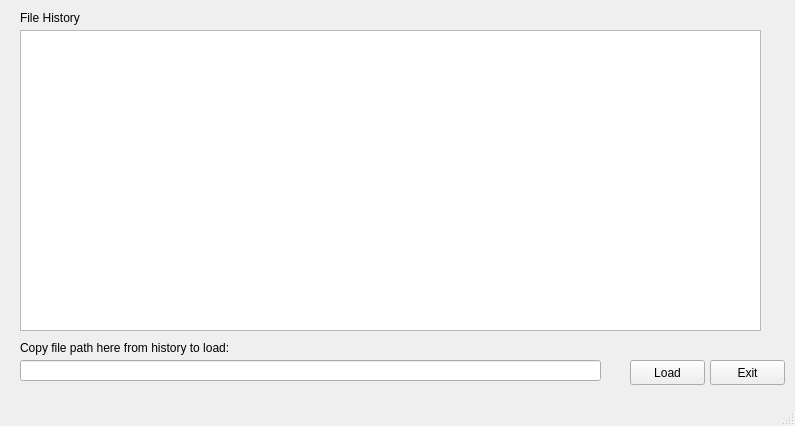
<?xml version="1.0" encoding="UTF-8"?>
<ui version="4.0">
 <class>TextWindowHistory</class>
 <widget class="QMainWindow" name="TextWindowHistory">
  <property name="geometry">
   <rect>
    <x>0</x>
    <y>0</y>
    <width>795</width>
    <height>426</height>
   </rect>
  </property>
  <property name="windowTitle">
   <string>File History</string>
  </property>
  <property name="windowIcon">
   <iconset>
    <normaloff>BOUTguilogo.png</normaloff>BOUTguilogo.png</iconset>
  </property>
  <widget class="QWidget" name="centralwidget">
   <widget class="QTextBrowser" name="textBrowser">
    <property name="geometry">
     <rect>
      <x>20</x>
      <y>30</y>
      <width>741</width>
      <height>301</height>
     </rect>
    </property>
    <property name="toolTip">
     <string>Text display of the current files history</string>
    </property>
   </widget>
   <widget class="QPushButton" name="pushButton">
    <property name="geometry">
     <rect>
      <x>710</x>
      <y>360</y>
      <width>75</width>
      <height>25</height>
     </rect>
    </property>
    <property name="toolTip">
     <string>Close window</string>
    </property>
    <property name="text">
     <string>Exit</string>
    </property>
   </widget>
   <widget class="QLineEdit" name="lineEdit">
    <property name="geometry">
     <rect>
      <x>20</x>
      <y>360</y>
      <width>581</width>
      <height>21</height>
     </rect>
    </property>
    <property name="toolTip">
     <string>Copy file path to here</string>
    </property>
   </widget>
   <widget class="QPushButton" name="pushButton_2">
    <property name="geometry">
     <rect>
      <x>630</x>
      <y>360</y>
      <width>75</width>
      <height>25</height>
     </rect>
    </property>
    <property name="toolTip">
     <string>Loads the copied file path if correct type</string>
    </property>
    <property name="text">
     <string>Load</string>
    </property>
   </widget>
   <widget class="QLabel" name="label">
    <property name="geometry">
     <rect>
      <x>20</x>
      <y>340</y>
      <width>331</width>
      <height>16</height>
     </rect>
    </property>
    <property name="text">
     <string>Copy file path here from history to load:</string>
    </property>
   </widget>
   <widget class="QLabel" name="label_2">
    <property name="geometry">
     <rect>
      <x>20</x>
      <y>10</y>
      <width>111</width>
      <height>16</height>
     </rect>
    </property>
    <property name="text">
     <string>File History</string>
    </property>
   </widget>
  </widget>
  <widget class="QMenuBar" name="menubar">
   <property name="geometry">
    <rect>
     <x>0</x>
     <y>0</y>
     <width>795</width>
     <height>20</height>
    </rect>
   </property>
  </widget>
  <widget class="QStatusBar" name="statusbar"/>
 </widget>
 <resources/>
 <connections>
  <connection>
   <sender>pushButton</sender>
   <signal>clicked()</signal>
   <receiver>TextWindowHistory</receiver>
   <slot>close()</slot>
   <hints>
    <hint type="sourcelabel">
     <x>747</x>
     <y>392</y>
    </hint>
    <hint type="destinationlabel">
     <x>397</x>
     <y>212</y>
    </hint>
   </hints>
  </connection>
 </connections>
</ui>
